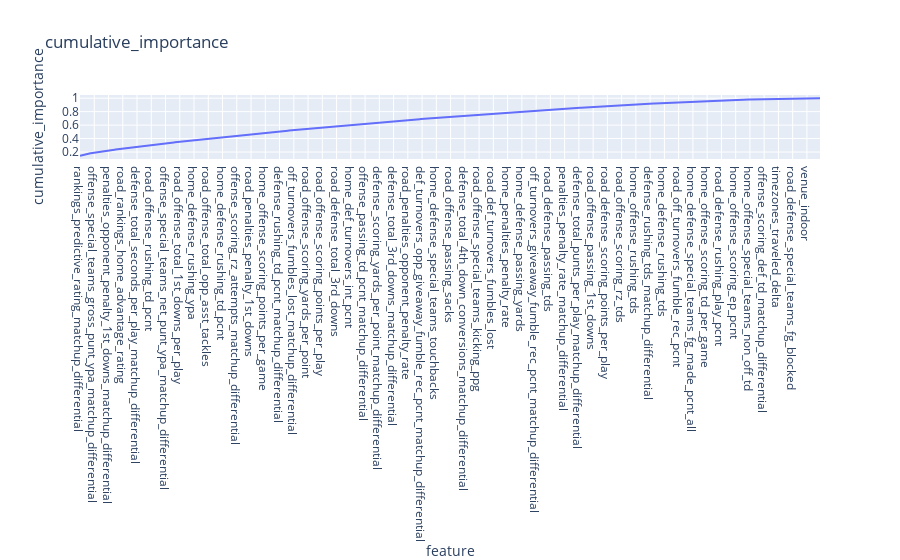

The notebook cell saved with this chart:
### Code cell
fig = px.line(importance_df, x='feature', y="cumulative_importance", title="cumulative_importance")
fig.show()
fig.write_html("../output/visualizations/feature_importance/feature_importance_cumsum_d8.html")

### Figure 1 — Plotly figure (JSON) as saved in the notebook; plotly's stock layout.template omitted (floating-point values rounded to 4 significant figures; data arrays with more than 128 entries replaced by an {"elided": "..."} marker saying what was removed)
{"data": [{"hovertemplate": "feature=%{x}<br>cumulative_importance=%{y}<extra></extra>", "legendgroup": "", "line": {"color": "#636efa", "dash": "solid"}, "marker": {"symbol": "circle"}, "mode": "lines", "name": "", "orientation": "v", "showlegend": false, "type": "scatter", "x": {"elided": "624 str values"}, "xaxis": "x", "y": {"elided": "624 float values"}, "yaxis": "y"}], "layout": {"autosize": true, "legend": {"tracegroupgap": 0}, "title": {"text": "cumulative_importance"}, "xaxis": {"anchor": "y", "autorange": true, "domain": [0, 1], "range": [0, 623], "title": {"text": "feature"}, "type": "category"}, "yaxis": {"anchor": "x", "autorange": true, "domain": [0, 1], "range": [0.09622, 1.048], "title": {"text": "cumulative_importance"}, "type": "linear"}}}
